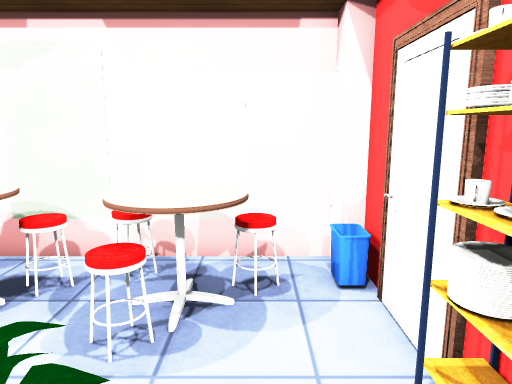
[1] (above)

12 first-person views from a walk through a scene from a Unity 3-D project. The camera is 1.5 m above the floor, tilts 10° down and sees 70° across. The floor is counted in squares, 0.5 m on a side. Each view is taken from the middle of a square. On the plan, view 1 faces up. The plan holds only what a view shows up to about 20 squares ahead; the rest is blank. The player character is not drawn. Some surface patterns are stand-ins.

[2]
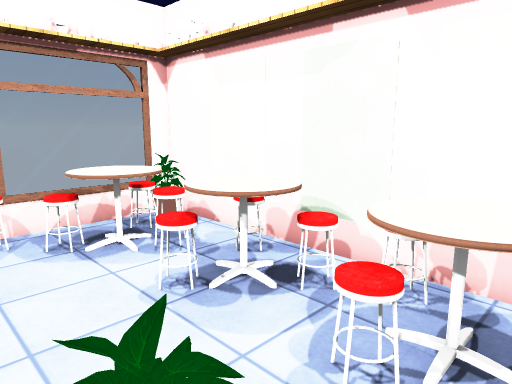

[3]
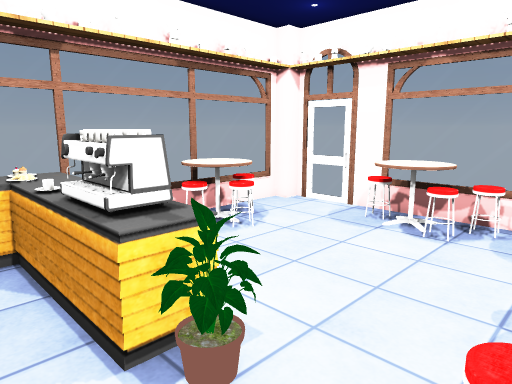

[4]
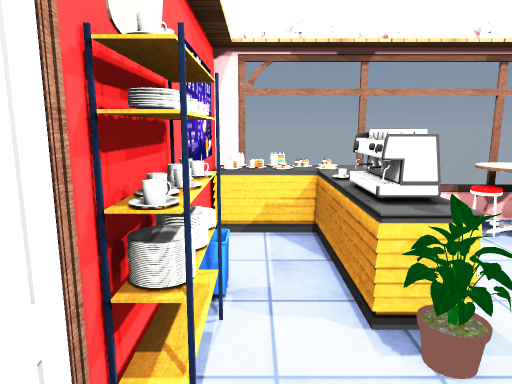

[5]
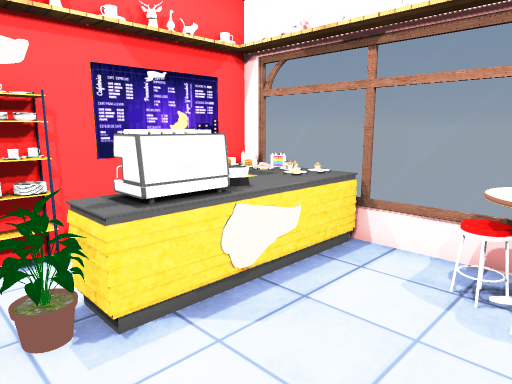

[6]
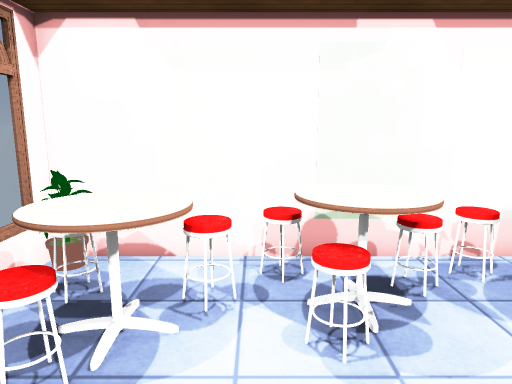

[7]
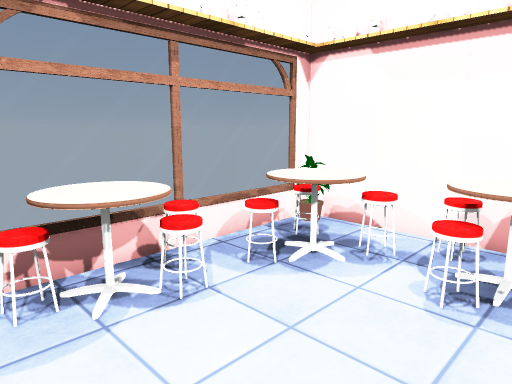

[8]
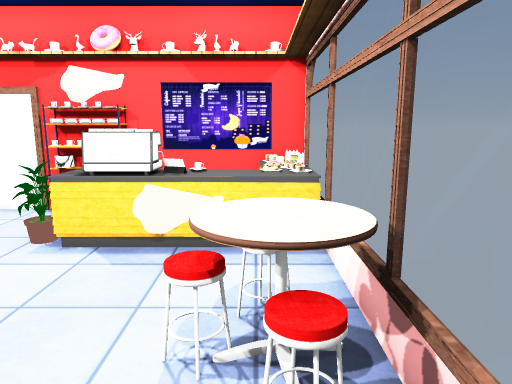

[9]
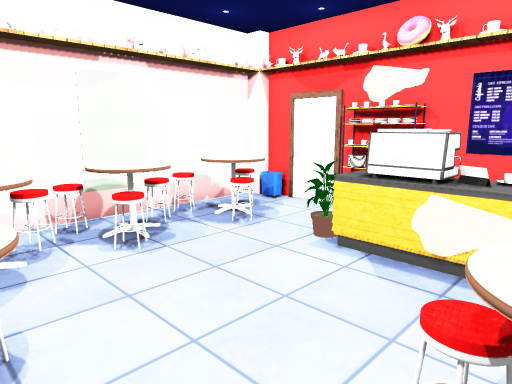

[10]
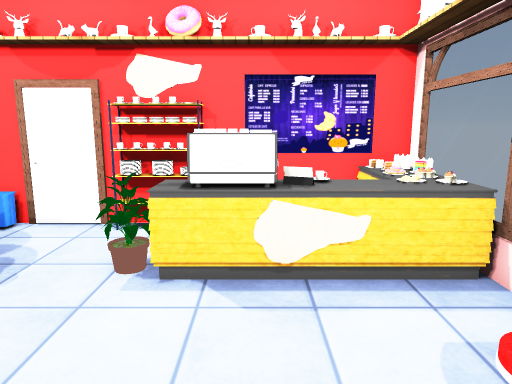

[11]
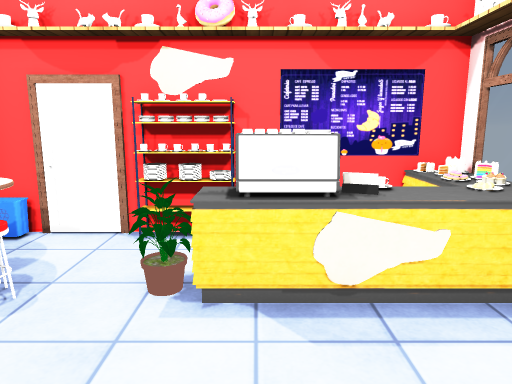

[12]
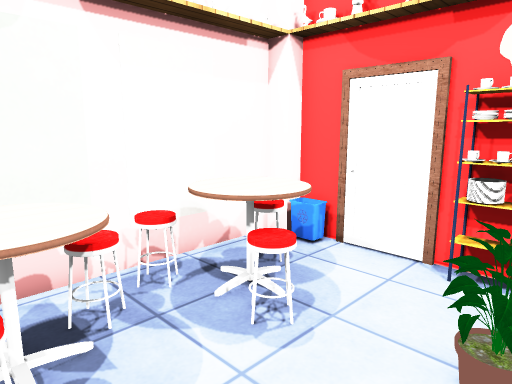

### Floor plan
Key: @ floor where view 1 was taken; # wall or solid block; . floor; = window, fence, low wall or low ledge; S stool; T table; H shelf; F flowerpot; C cake; O other object.
Columns run from 12 left of view 1 to 2 right of it. Each row starts with its distance up from view 1.
  8 ####O##OOSOO###
  7 #FS..SSTSSSTS #
  6 #SSTSSTTS.TTS.#
  5 #.TTS.STT.STT.#
  4 #.SST.S...S...#
  3 #S............H
  2 #SSS..........H
  1 #TTS......FF..H
  0 #TTT......OO@.#
 -1 #SS.......OO..#
 -2 #.........OO..O
 -3 #....SS...OO..O
 -4 =...STTS..OCCOO
 -5 ##..STT#..OCCCC
 -6  #==####==#####

Where each view was taken, in squares from view 1:
view 1: 0 up, 0 right, facing up
view 2: 1 up, 0 right, facing up-left
view 3: 5 up, 1 right, facing down-left
view 4: 6 up, 1 right, facing down
view 5: 3 up, 7 left, facing down-right
view 6: 0 up, 7 left, facing up
view 7: 2 down, 4 left, facing up-left
view 8: 4 down, 11 left, facing right
view 9: 4 down, 10 left, facing up-right
view 10: 1 down, 9 left, facing right
view 11: 0 up, 8 left, facing right
view 12: 1 up, 6 left, facing up-right
